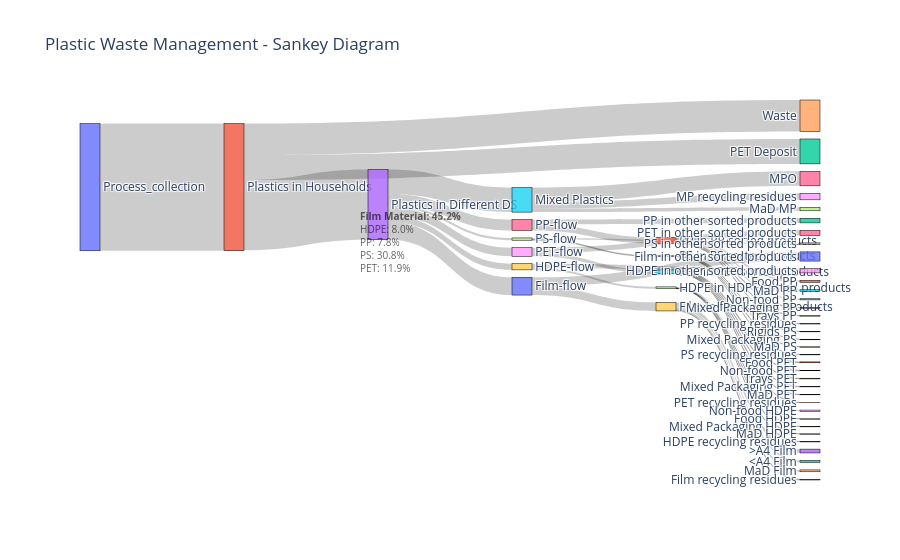

Write notebook code for a chart like this one.
### Markdown cell above
## From script magir_kam_3

### Code cell
excel_file_path = r'C:\Users\Master.WR\OneDrive - stud.tu-darmstadt.de\Documents\Fraunhofer\combined_summary_full.xlsx' 

# Load the Excel file
df = pd.read_excel(excel_file_path)
df = df.fillna(method='ffill')
# Extract values from the first row (row index 0)
node_label_1 = df.iloc[0, 0]  # Value at position (0,0)
node_label_2 = df.iloc[0, 1]  # Value at position (0,1)
link_value   = df.iloc[0, 2]  # Value at position (0,2)

# Create the nodes part:
nodes = [
    {'label': node_label_1},
    {'label': node_label_2}
]

# Create the link part:
links = [
    {
        'source': node_label_1,
        'target': node_label_2,
        'value': link_value
    }
]

df = df.drop(columns=['Process Name', 'Input Material Amount'])

node_labels = {node_label_1, node_label_2}

for idx, row in df.iterrows():
    src = row[0]  # first column as source
    tgt = row[1]  # second column as target
    val = row[2]  # third column as link value

    # Check and add the source node if not already present
    if src not in node_labels:
        nodes.append({'label': src})
        node_labels.add(src)

    # Check and add the target node if not already present
    if tgt not in node_labels:
        nodes.append({'label': tgt})
        node_labels.add(tgt)

    # Append the link from source to target with the given value
    links.append({
        'source': src,
        'target': tgt,
        'value': val
    })

# Add "Mixed Plastics" node if not present
if "Mixed Plastics" not in node_labels:
    nodes.append({'label': "Mixed Plastics"})
    node_labels.add("Mixed Plastics")

# Prepare Data for Plotly Sankey
node_labels = [node['label'] for node in nodes]  # List of node labels
label_to_index = {label: idx for idx, label in enumerate(node_labels)}  # Map labels to indices

# Convert link information to use node indices rather than labels
source_indices = [label_to_index[link['source']] for link in links]
target_indices = [label_to_index[link['target']] for link in links]
values = [link['value'] for link in links]

# Create the Sankey Diagram with Plotly
fig = go.Figure(data=[go.Sankey(
    arrangement="freeform",
    node=dict(
        pad=15,
        thickness=20,
        line=dict(color="black", width=0.5),
        label=node_labels,
    ),
    link=dict(
        source=source_indices,
        target=target_indices,
        value=values,
    )
)])

# Add annotations for the material composition of "Mixed Plastics"
annotations = [
    dict(
        x=0.5,  # Adjust x-position near "Mixed Plastics"
        y=0.6,   # Adjust y-position closer to the node
        text="<b>Film Material: 45.2%</b><br>HDPE: 8.0%<br>PP: 7.8%<br>PS: 30.8%<br>PET: 11.9%",
        showarrow=True,
        arrowhead=2,  # Arrowhead style
        arrowsize=1,
        arrowwidth=1,
        arrowcolor="rgba(0, 0, 0, 0.3)",  # Light grey arrow
        ax=-40,  # Horizontal offset for the arrow
        ay=-10,  # Vertical offset for the arrow
        font=dict(size=10, color="rgba(0, 0, 0, 0.6)"),  # Faded text
        align="left"
    )
]

# Add annotations to the layout
fig.update_layout(
    title_text="Plastic Waste Management - Sankey Diagram",
    font_size=12,
    annotations=annotations
)

# Display the Sankey diagram
fig.show()

### Figure 1 — Plotly figure (JSON) as saved in the notebook; plotly's stock layout.template omitted (floating-point values rounded to 4 significant figures)
{"data": [{"arrangement": "freeform", "link": {"source": [0, 1, 1, 1, 3, 3, 3, 3, 3, 3, 6, 6, 7, 7, 8, 8, 9, 9, 10, 10, 11, 11, 11, 11, 11, 11, 13, 13, 13, 13, 15, 15, 15, 15, 15, 15, 17, 17, 17, 17, 17, 19, 19, 19, 19, 5, 5, 5], "target": [1, 2, 3, 4, 5, 6, 7, 8, 9, 10, 11, 12, 13, 14, 15, 16, 17, 18, 19, 20, 21, 22, 23, 24, 25, 26, 27, 28, 29, 30, 31, 32, 33, 34, 35, 36, 37, 38, 39, 40, 41, 42, 43, 44, 45, 46, 47, 48], "value": [2170.0, 425, 1199.0, 538.1, 419, 186.2, 38.9, 147, 104.9, 302.7, 106.9, 79.3, 13, 26, 59.5, 87.5, 30.4, 74.6, 145.7, 157, 33.4, 19.6, 15, 6.5, 26.2, 6.1, 8.7, 0.5, 2.8, 1, 15.4, 8.9, 8.3, 12.2, 8.2, 6.5, 2.4, 21, 0.3, 2.7, 3.9, 34.8, 65.5, 32.2, 13.2, 247.2, 60, 111.9]}, "node": {"label": ["Process_collection", "Plastics in Households", "PET Deposit", "Plastics in Different DS", "Waste", "Mixed Plastics", "PP-flow", "PS-flow", "PET-flow", "HDPE-flow", "Film-flow", "PP in PP sorted products", "PP in other sorted products", "PS in PS sorted products", "PS in other sorted products", "PET in PET sorted products", "PET in other sorted products", "HDPE in HDPE sorted products", "HDPE in other sorted products", "Film in film sorted products", "Film in other sorted products", "Food PP", "Non-food PP", "Mixed Packaging PP", "Trays PP", "MaD PP", "PP recycling residues", "Rigids PS", "Mixed Packaging PS", "MaD PS", "PS recycling residues", "Food PET", "Non-food PET", "Mixed Packaging PET", "Trays PET", "MaD PET", "PET recycling residues", "Food HDPE", "Non-food HDPE", "Mixed Packaging HDPE", "MaD HDPE", "HDPE recycling residues", "<A4 Film", ">A4 Film", "MaD Film", "Film recycling residues", "MPO", "MaD MP", "MP recycling residues"], "line": {"color": "black", "width": 0.5}, "pad": 15, "thickness": 20}, "type": "sankey"}], "layout": {"annotations": [{"align": "left", "arrowcolor": "rgba(0, 0, 0, 0.3)", "arrowhead": 2, "arrowsize": 1, "arrowwidth": 1, "ax": -40, "ay": -10, "font": {"color": "rgba(0, 0, 0, 0.6)", "size": 10}, "showarrow": true, "text": "<b>Film Material: 45.2%</b><br>HDPE: 8.0%<br>PP: 7.8%<br>PS: 30.8%<br>PET: 11.9%", "x": 0.5, "y": 0.6}], "font": {"size": 12}, "title": {"text": "Plastic Waste Management - Sankey Diagram"}}}
